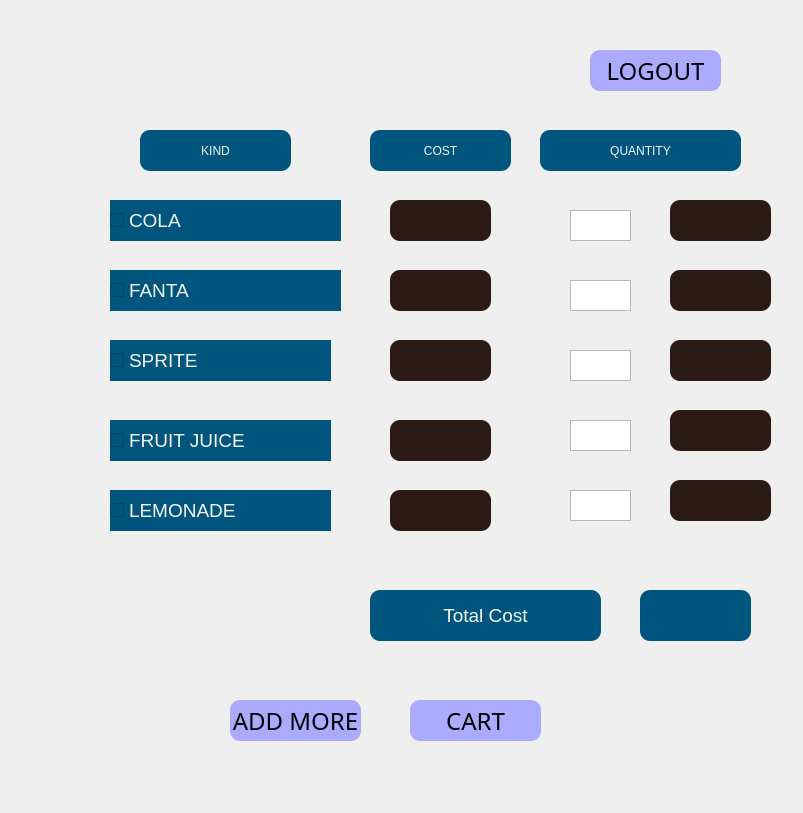
<?xml version="1.0" encoding="UTF-8"?>
<ui version="4.0">
 <class>drinkmenu</class>
 <widget class="QWidget" name="drinkmenu">
  <property name="geometry">
   <rect>
    <x>0</x>
    <y>0</y>
    <width>803</width>
    <height>813</height>
   </rect>
  </property>
  <property name="windowTitle">
   <string>Form</string>
  </property>
  <property name="styleSheet">
   <string notr="true">#drinkmenu{
border-image: url(:/newPrefix/drinkss.jpg);
}</string>
  </property>
  <widget class="QPushButton" name="pushButton_5">
   <property name="geometry">
    <rect>
     <x>590</x>
     <y>50</y>
     <width>131</width>
     <height>41</height>
    </rect>
   </property>
   <property name="font">
    <font>
     <family>8514oem</family>
     <pointsize>18</pointsize>
     <weight>50</weight>
     <italic>false</italic>
     <bold>false</bold>
    </font>
   </property>
   <property name="styleSheet">
    <string notr="true">.QPushButton
{
background: rgb(170,170, 255);

font: 18pt &quot;8514oem&quot;;
border-radius: 10px;
}

.QPushButton:hover
{
 	background-color: rgb(100, 150, 255);
}
</string>
   </property>
   <property name="text">
    <string>LOGOUT</string>
   </property>
   <property name="autoDefault">
    <bool>false</bool>
   </property>
  </widget>
  <widget class="QPushButton" name="pushButton_12">
   <property name="geometry">
    <rect>
     <x>410</x>
     <y>700</y>
     <width>131</width>
     <height>41</height>
    </rect>
   </property>
   <property name="font">
    <font>
     <family>8514oem</family>
     <pointsize>18</pointsize>
     <weight>50</weight>
     <italic>false</italic>
     <bold>false</bold>
    </font>
   </property>
   <property name="styleSheet">
    <string notr="true">.QPushButton
{
background: rgb(170,170, 255);

font: 18pt &quot;8514oem&quot;;
border-radius: 10px;
}

.QPushButton:hover
{
 	background-color: rgb(100, 150, 255);
}
</string>
   </property>
   <property name="text">
    <string>CART</string>
   </property>
   <property name="icon">
    <iconset>
     <normaloff>resim/cart.ico</normaloff>resim/cart.ico</iconset>
   </property>
   <property name="autoDefault">
    <bool>false</bool>
   </property>
  </widget>
  <widget class="QPushButton" name="pushButton_11">
   <property name="geometry">
    <rect>
     <x>230</x>
     <y>700</y>
     <width>131</width>
     <height>41</height>
    </rect>
   </property>
   <property name="font">
    <font>
     <family>8514oem</family>
     <pointsize>18</pointsize>
     <weight>50</weight>
     <italic>false</italic>
     <bold>false</bold>
    </font>
   </property>
   <property name="styleSheet">
    <string notr="true">.QPushButton
{
background: rgb(170,170, 255);

font: 18pt &quot;8514oem&quot;;
border-radius: 10px;
}

.QPushButton:hover
{
 	background-color: rgb(100, 150, 255);
}
</string>
   </property>
   <property name="text">
    <string>ADD MORE</string>
   </property>
   <property name="icon">
    <iconset resource="resim/Yeni Metin Belgesi.qrc">
     <normaloff>:/newPrefix/more.ico</normaloff>:/newPrefix/more.ico</iconset>
   </property>
   <property name="autoDefault">
    <bool>false</bool>
   </property>
  </widget>
  <widget class="QTextEdit" name="textEdit_8">
   <property name="geometry">
    <rect>
     <x>570</x>
     <y>420</y>
     <width>61</width>
     <height>31</height>
    </rect>
   </property>
   <property name="font">
    <font>
     <pointsize>10</pointsize>
     <weight>75</weight>
     <bold>true</bold>
    </font>
   </property>
  </widget>
  <widget class="QTextEdit" name="textEdit_7">
   <property name="geometry">
    <rect>
     <x>570</x>
     <y>350</y>
     <width>61</width>
     <height>31</height>
    </rect>
   </property>
   <property name="font">
    <font>
     <pointsize>10</pointsize>
     <weight>75</weight>
     <bold>true</bold>
    </font>
   </property>
  </widget>
  <widget class="QTextEdit" name="textEdit_6">
   <property name="geometry">
    <rect>
     <x>570</x>
     <y>280</y>
     <width>61</width>
     <height>31</height>
    </rect>
   </property>
   <property name="font">
    <font>
     <pointsize>10</pointsize>
     <weight>75</weight>
     <bold>true</bold>
    </font>
   </property>
  </widget>
  <widget class="QLabel" name="label_46">
   <property name="geometry">
    <rect>
     <x>670</x>
     <y>410</y>
     <width>101</width>
     <height>41</height>
    </rect>
   </property>
   <property name="font">
    <font>
     <pointsize>12</pointsize>
     <weight>75</weight>
     <bold>true</bold>
    </font>
   </property>
   <property name="styleSheet">
    <string notr="true">color: rgb(246, 246, 246);
background-color: rgb(43, 26, 19);
border-radius: 10px;
</string>
   </property>
   <property name="text">
    <string/>
   </property>
  </widget>
  <widget class="QLabel" name="label_2">
   <property name="geometry">
    <rect>
     <x>640</x>
     <y>590</y>
     <width>111</width>
     <height>51</height>
    </rect>
   </property>
   <property name="font">
    <font>
     <pointsize>12</pointsize>
     <weight>75</weight>
     <bold>true</bold>
    </font>
   </property>
   <property name="styleSheet">
    <string notr="true">color: rgb(246, 246, 246);
background-color: rgb(0, 85, 127);
border-radius: 10px
</string>
   </property>
   <property name="text">
    <string/>
   </property>
  </widget>
  <widget class="QLabel" name="label_19">
   <property name="geometry">
    <rect>
     <x>390</x>
     <y>270</y>
     <width>101</width>
     <height>41</height>
    </rect>
   </property>
   <property name="font">
    <font>
     <pointsize>14</pointsize>
    </font>
   </property>
   <property name="styleSheet">
    <string notr="true">background-color: rgb(43, 26, 19);
color: rgb(246, 246, 246);
background-color: rgb(43, 26, 19);
color: rgb(246, 246, 246);
border-radius: 10px;
</string>
   </property>
   <property name="text">
    <string/>
   </property>
  </widget>
  <widget class="QPushButton" name="pushButton">
   <property name="geometry">
    <rect>
     <x>140</x>
     <y>130</y>
     <width>151</width>
     <height>41</height>
    </rect>
   </property>
   <property name="styleSheet">
    <string notr="true">background-color: rgb(0, 85, 127);
color: rgb(246, 246, 246);

border-radius: 10px;
font: 20pt &quot;MV Boli&quot;;</string>
   </property>
   <property name="text">
    <string>KIND</string>
   </property>
   <property name="icon">
    <iconset resource="resim/Yeni Metin Belgesi.qrc">
     <normaloff>:/newPrefix/p.ico</normaloff>:/newPrefix/p.ico</iconset>
   </property>
   <property name="iconSize">
    <size>
     <width>30</width>
     <height>30</height>
    </size>
   </property>
  </widget>
  <widget class="QPushButton" name="pushButton_2">
   <property name="geometry">
    <rect>
     <x>370</x>
     <y>130</y>
     <width>141</width>
     <height>41</height>
    </rect>
   </property>
   <property name="styleSheet">
    <string notr="true">background-color: rgb(0, 85, 127);
color: rgb(246, 246, 246);
border-radius: 10px;

border-radius: 10px;
font: 20pt &quot;MV Boli&quot;;</string>
   </property>
   <property name="text">
    <string>COST</string>
   </property>
   <property name="icon">
    <iconset>
     <normaloff>resim/money.png</normaloff>resim/money.png</iconset>
   </property>
  </widget>
  <widget class="QCheckBox" name="checkBox_7">
   <property name="geometry">
    <rect>
     <x>110</x>
     <y>340</y>
     <width>221</width>
     <height>41</height>
    </rect>
   </property>
   <property name="font">
    <font>
     <pointsize>14</pointsize>
     <weight>50</weight>
     <bold>false</bold>
    </font>
   </property>
   <property name="styleSheet">
    <string notr="true">background-color: rgb(0, 85, 127);
color: rgb(246, 246, 246);</string>
   </property>
   <property name="text">
    <string>SPRITE</string>
   </property>
  </widget>
  <widget class="QLabel" name="label_18">
   <property name="geometry">
    <rect>
     <x>390</x>
     <y>200</y>
     <width>101</width>
     <height>41</height>
    </rect>
   </property>
   <property name="font">
    <font>
     <pointsize>14</pointsize>
    </font>
   </property>
   <property name="styleSheet">
    <string notr="true">color: rgb(246, 246, 246);
background-color: rgb(43, 26, 19);
color: rgb(246, 246, 246);
border-radius: 10px;
</string>
   </property>
   <property name="text">
    <string/>
   </property>
  </widget>
  <widget class="QLabel" name="label_21">
   <property name="geometry">
    <rect>
     <x>390</x>
     <y>420</y>
     <width>101</width>
     <height>41</height>
    </rect>
   </property>
   <property name="font">
    <font>
     <pointsize>14</pointsize>
    </font>
   </property>
   <property name="styleSheet">
    <string notr="true">background-color: rgb(43, 26, 19);
color: rgb(246, 246, 246);
background-color: rgb(43, 26, 19);
color: rgb(246, 246, 246);
border-radius: 10px;

</string>
   </property>
   <property name="text">
    <string/>
   </property>
  </widget>
  <widget class="QLabel" name="label_43">
   <property name="geometry">
    <rect>
     <x>670</x>
     <y>200</y>
     <width>101</width>
     <height>41</height>
    </rect>
   </property>
   <property name="font">
    <font>
     <pointsize>12</pointsize>
     <weight>75</weight>
     <bold>true</bold>
    </font>
   </property>
   <property name="styleSheet">
    <string notr="true">color: rgb(246, 246, 246);
background-color: rgb(43, 26, 19);
border-radius: 10px;
</string>
   </property>
   <property name="text">
    <string/>
   </property>
  </widget>
  <widget class="QLabel" name="label_45">
   <property name="geometry">
    <rect>
     <x>670</x>
     <y>340</y>
     <width>101</width>
     <height>41</height>
    </rect>
   </property>
   <property name="font">
    <font>
     <pointsize>12</pointsize>
     <weight>75</weight>
     <bold>true</bold>
    </font>
   </property>
   <property name="styleSheet">
    <string notr="true">color: rgb(246, 246, 246);
background-color: rgb(43, 26, 19);
border-radius: 10px;
</string>
   </property>
   <property name="text">
    <string/>
   </property>
  </widget>
  <widget class="QCheckBox" name="checkBox_8">
   <property name="geometry">
    <rect>
     <x>110</x>
     <y>420</y>
     <width>221</width>
     <height>41</height>
    </rect>
   </property>
   <property name="font">
    <font>
     <pointsize>14</pointsize>
     <weight>50</weight>
     <bold>false</bold>
    </font>
   </property>
   <property name="styleSheet">
    <string notr="true">background-color: rgb(0, 85, 127);
color: rgb(246, 246, 246);</string>
   </property>
   <property name="text">
    <string>FRUIT JUICE</string>
   </property>
  </widget>
  <widget class="QLabel" name="label_44">
   <property name="geometry">
    <rect>
     <x>670</x>
     <y>270</y>
     <width>101</width>
     <height>41</height>
    </rect>
   </property>
   <property name="font">
    <font>
     <pointsize>12</pointsize>
     <weight>75</weight>
     <bold>true</bold>
    </font>
   </property>
   <property name="styleSheet">
    <string notr="true">color: rgb(246, 246, 246);
background-color: rgb(43, 26, 19);
border-radius: 10px;
</string>
   </property>
   <property name="text">
    <string/>
   </property>
  </widget>
  <widget class="QPushButton" name="pushButton_3">
   <property name="geometry">
    <rect>
     <x>540</x>
     <y>130</y>
     <width>201</width>
     <height>41</height>
    </rect>
   </property>
   <property name="styleSheet">
    <string notr="true">background-color: rgb(0, 85, 127);
color: rgb(246, 246, 246);
border-radius: 10px;

border-radius: 10px;
font: 20pt &quot;MV Boli&quot;;</string>
   </property>
   <property name="text">
    <string>QUANTITY</string>
   </property>
  </widget>
  <widget class="QPushButton" name="pushButton_18">
   <property name="geometry">
    <rect>
     <x>370</x>
     <y>590</y>
     <width>231</width>
     <height>51</height>
    </rect>
   </property>
   <property name="font">
    <font>
     <pointsize>14</pointsize>
    </font>
   </property>
   <property name="styleSheet">
    <string notr="true">.QPushButton{
color: rgb(246, 246, 246);
background-color: rgb(0, 85, 127);
border-radius: 10px;

}
.QPushButton:hover
{
 	background-color: rgb(0, 150, 127);
}
</string>
   </property>
   <property name="text">
    <string>Total Cost</string>
   </property>
   <property name="icon">
    <iconset>
     <normaloff>resim/money.png</normaloff>resim/money.png</iconset>
   </property>
   <property name="iconSize">
    <size>
     <width>50</width>
     <height>50</height>
    </size>
   </property>
  </widget>
  <widget class="QLabel" name="label_20">
   <property name="geometry">
    <rect>
     <x>390</x>
     <y>340</y>
     <width>101</width>
     <height>41</height>
    </rect>
   </property>
   <property name="font">
    <font>
     <pointsize>14</pointsize>
    </font>
   </property>
   <property name="styleSheet">
    <string notr="true">background-color: rgb(43, 26, 19);
color: rgb(246, 246, 246);
background-color: rgb(43, 26, 19);
color: rgb(246, 246, 246);
border-radius: 10px;

</string>
   </property>
   <property name="text">
    <string/>
   </property>
  </widget>
  <widget class="QCheckBox" name="checkBox_6">
   <property name="geometry">
    <rect>
     <x>110</x>
     <y>270</y>
     <width>231</width>
     <height>41</height>
    </rect>
   </property>
   <property name="font">
    <font>
     <pointsize>14</pointsize>
     <weight>50</weight>
     <bold>false</bold>
    </font>
   </property>
   <property name="styleSheet">
    <string notr="true">background-color: rgb(0, 85, 127);
color: rgb(246, 246, 246);</string>
   </property>
   <property name="text">
    <string>FANTA</string>
   </property>
  </widget>
  <widget class="QCheckBox" name="checkBox_5">
   <property name="geometry">
    <rect>
     <x>110</x>
     <y>200</y>
     <width>231</width>
     <height>41</height>
    </rect>
   </property>
   <property name="font">
    <font>
     <pointsize>14</pointsize>
     <weight>50</weight>
     <bold>false</bold>
    </font>
   </property>
   <property name="styleSheet">
    <string notr="true">background-color: rgb(0, 85, 127);
color: rgb(246, 246, 246);</string>
   </property>
   <property name="text">
    <string>COLA</string>
   </property>
  </widget>
  <widget class="QTextEdit" name="textEdit_5">
   <property name="geometry">
    <rect>
     <x>570</x>
     <y>210</y>
     <width>61</width>
     <height>31</height>
    </rect>
   </property>
   <property name="font">
    <font>
     <pointsize>10</pointsize>
     <weight>75</weight>
     <bold>true</bold>
    </font>
   </property>
  </widget>
  <widget class="QCheckBox" name="checkBox_9">
   <property name="geometry">
    <rect>
     <x>110</x>
     <y>490</y>
     <width>221</width>
     <height>41</height>
    </rect>
   </property>
   <property name="font">
    <font>
     <pointsize>14</pointsize>
     <weight>50</weight>
     <bold>false</bold>
    </font>
   </property>
   <property name="styleSheet">
    <string notr="true">background-color: rgb(0, 85, 127);
color: rgb(246, 246, 246);</string>
   </property>
   <property name="text">
    <string>LEMONADE</string>
   </property>
  </widget>
  <widget class="QTextEdit" name="textEdit_9">
   <property name="geometry">
    <rect>
     <x>570</x>
     <y>490</y>
     <width>61</width>
     <height>31</height>
    </rect>
   </property>
   <property name="font">
    <font>
     <pointsize>10</pointsize>
     <weight>75</weight>
     <bold>true</bold>
    </font>
   </property>
  </widget>
  <widget class="QLabel" name="label_47">
   <property name="geometry">
    <rect>
     <x>670</x>
     <y>480</y>
     <width>101</width>
     <height>41</height>
    </rect>
   </property>
   <property name="font">
    <font>
     <pointsize>12</pointsize>
     <weight>75</weight>
     <bold>true</bold>
    </font>
   </property>
   <property name="styleSheet">
    <string notr="true">color: rgb(246, 246, 246);
background-color: rgb(43, 26, 19);
border-radius: 10px;
</string>
   </property>
   <property name="text">
    <string/>
   </property>
  </widget>
  <widget class="QLabel" name="label_22">
   <property name="geometry">
    <rect>
     <x>390</x>
     <y>490</y>
     <width>101</width>
     <height>41</height>
    </rect>
   </property>
   <property name="font">
    <font>
     <pointsize>14</pointsize>
    </font>
   </property>
   <property name="styleSheet">
    <string notr="true">background-color: rgb(43, 26, 19);
color: rgb(246, 246, 246);
background-color: rgb(43, 26, 19);
color: rgb(246, 246, 246);
border-radius: 10px;

</string>
   </property>
   <property name="text">
    <string/>
   </property>
  </widget>
 </widget>
 <resources>
  <include location="resim/Yeni Metin Belgesi.qrc"/>
 </resources>
 <connections/>
</ui>
